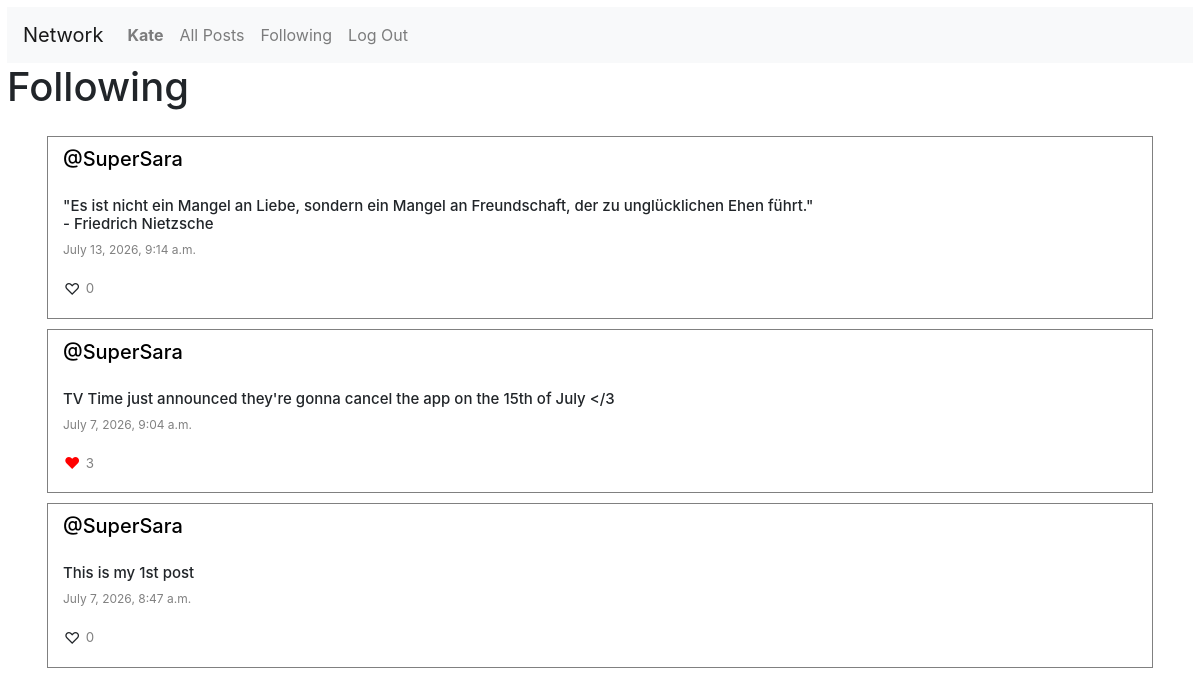
The app's page /following (signed in) with its own data.
### network/models.py (models this page shows, shortened)
class User(AbstractUser):
    pass

class Post(models.Model):
    content = models.CharField(max_length = 140)
    user = models.ForeignKey(User, on_delete = models.CASCADE, related_name = "author")
    date = models.DateTimeField(auto_now_add = True)

### network/views.py (the view)
# urls.py: path("following", views.following, name="following"),
@login_required
def following(request):
    current_user = User.objects.get(pk=request.user.id)
    following_users = Follow.objects.filter(user=current_user).values_list('user_followed', flat=True)
    following_posts = Post.objects.filter(user__in=following_users).order_by("id").reverse()
    paginator = Paginator(following_posts, 10)
    page_number = request.GET.get('page')
    posts_in_page = paginator.get_page(page_number)
    for post in posts_in_page:
        post.is_liked = Like.objects.filter(user=request.user, post=post).exists() if request.user.is_authenticated else False
    return render(request, "network/following.html", {
        "posts_in_page": posts_in_page,
    })

### network/templates/network/following.html (shortened to what this page needs)
{% extends "network/layout.html" %}
{% load static %}
{% block body %}
    <h1>Following</h1>
    <div class="all_posts">
        {% for post in posts_in_page %}
            <div class="row post" data-post-id="{{ post.id }}" data-user-authenticated="{{ user.is_authenticated }}">
                <div class="col">
                <h5 class="username"><a href="{% url 'profile' post.user.id %}">@{{ post.user }}</a></h5>
                <h6 class="content">{{ post.content }}</h6>
                <p class="date">{{ post.date }}</p>
                <p>
                    <button type="button" class="like-btn btn p-0
                        {% if post.is_liked %}text-danger
                        {% else %}text-outline-danger
                        {% endif %}"
                        data-liked="{{ post.is_liked }}">
                        {% if user.is_authenticated %}
                            {% if post.is_liked %}<span style="color:red">&#9829</span>
                            {% else %}&#9825
                            {% endif %}
                        {% else %}&#9825
                        {% endif %}
                    </button>
                    <span class="like-count">{{ post.post_likes.all.count }}</span>
                </p>
                </div>
            </div>
        {% endfor %}
    </div>
{% endblock %}

### network/templates/network/layout.html (shortened to what this page needs)
{% load static %}
<!DOCTYPE html>
<html lang="en">
    <head>
        <link rel="stylesheet" href="https://stackpath.bootstrapcdn.com/bootstrap/4.4.1/css/bootstrap.min.css">
        <link href="{% static 'network/styles.css' %}" rel="stylesheet">
    </head>
    <body>
        <nav class="navbar navbar-expand-lg navbar-light bg-light">
            <a class="navbar-brand" href="{% url 'index' %}">Network</a>
            <div>
              <ul class="navbar-nav mr-auto">
                {% if user.is_authenticated %}
                    <li class="nav-item">
                        <a class="nav-link" href="{% url 'profile' user_id=user.id %}"><strong>{{ user.username }}</strong></a>
                    </li>
                {% endif %}
                <li class="nav-item">
                  <a class="nav-link" href="{% url 'index' %}">All Posts</a>
                </li>
                {% if user.is_authenticated %}
                    <li class="nav-item">
                        <a class="nav-link" href="{% url 'following' %}">Following</a>
                    </li>
                    <li class="nav-item">
                        <a class="nav-link" href="{% url 'logout' %}">Log Out</a>
                    </li>
                {% endif %}
              </ul>
            </div>
          </nav>
        <div class="body">
            {% block body %}
            {% endblock %}
        </div>
    </body>
</html>

### network/static/network/styles.css (style rules this page uses)
body { margin: 7px; }
.all_posts { display: flex; flex-direction: column; justify-content: flex-start; margin: 20px; }
.post { border: 0.1px solid gray; display: flex; justify-content: center; flex-direction: column; box-sizing: border-box; margin: 5px 20px; padding-top: 10px; }
.content { font-size: 15px; white-space:pre; padding-top: 18px; }
.date { color: grey; font-size: 12px; }
a:link { color: black; background-color: transparent; text-decoration: none; }
.like-count { color:grey; font-size: smaller; }

### records on screen
User: username "Kate"
Post: user "SuperSara", content "\"Es ist nicht ein Mangel an Liebe, sondern ein Mangel an Freundschaft, der zu unglücklichen Ehen führt.\" - Friedrich Nietzsche", date "July 13, 2026, 9:14 a.m.", post_likes.all.count "0"
Post: user "SuperSara", content "TV Time just announced they're gonna cancel the app on the 15th of July </3", date "July 7, 2026, 9:04 a.m.", post_likes.all.count "3"
Post: user "SuperSara", content "This is my 1st post", date "July 7, 2026, 8:47 a.m.", post_likes.all.count "0"
